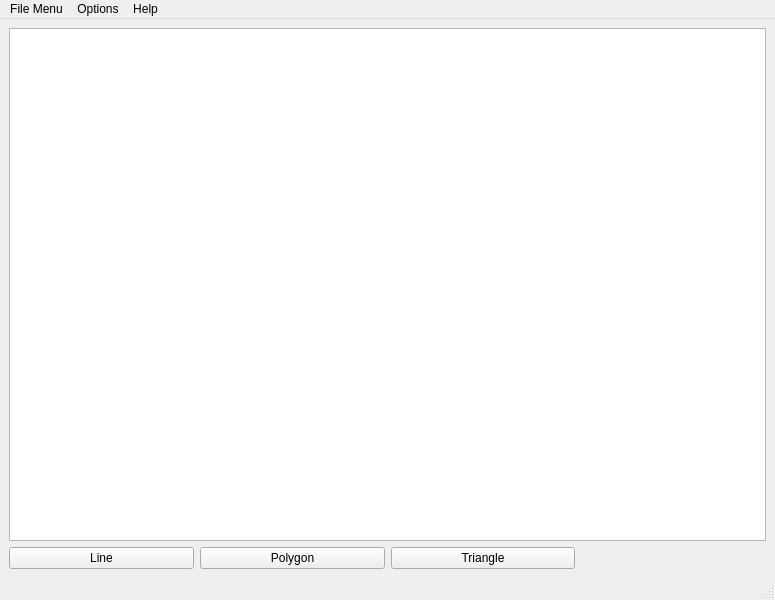
<?xml version="1.0" encoding="UTF-8"?>
<ui version="4.0">
 <class>MainWindow</class>
 <widget class="QMainWindow" name="MainWindow">
  <property name="geometry">
   <rect>
    <x>0</x>
    <y>0</y>
    <width>775</width>
    <height>600</height>
   </rect>
  </property>
  <property name="windowTitle">
   <string>GUI</string>
  </property>
  <widget class="QWidget" name="centralwidget">
   <layout class="QGridLayout" name="gridLayout">
    <item row="0" column="0" colspan="4">
     <widget class="QGraphicsView" name="graphicsView"/>
    </item>
    <item row="1" column="0">
     <widget class="QPushButton" name="Line">
      <property name="text">
       <string>Line</string>
      </property>
     </widget>
    </item>
    <item row="1" column="1">
     <widget class="QPushButton" name="Polygon">
      <property name="text">
       <string>Polygon</string>
      </property>
     </widget>
    </item>
    <item row="1" column="2">
     <widget class="QPushButton" name="Triangle">
      <property name="text">
       <string>Triangle</string>
      </property>
     </widget>
    </item>
   </layout>
  </widget>
  <widget class="QMenuBar" name="menubar">
   <property name="geometry">
    <rect>
     <x>0</x>
     <y>0</y>
     <width>775</width>
     <height>25</height>
    </rect>
   </property>
   <widget class="QMenu" name="menuFile_Menu">
    <property name="title">
     <string>File Menu</string>
    </property>
    <addaction name="separator"/>
    <addaction name="actionOpen"/>
    <addaction name="separator"/>
    <addaction name="separator"/>
    <addaction name="actionSave"/>
    <addaction name="separator"/>
    <addaction name="actionQuit"/>
   </widget>
   <widget class="QMenu" name="menuAbout">
    <property name="title">
     <string>Help</string>
    </property>
    <addaction name="separator"/>
    <addaction name="separator"/>
    <addaction name="actionAbout_GUI"/>
    <addaction name="separator"/>
    <addaction name="actionFAQ"/>
   </widget>
   <widget class="QMenu" name="menuOptions">
    <property name="title">
     <string>Options</string>
    </property>
    <addaction name="PenWidth"/>
    <addaction name="separator"/>
    <addaction name="PenColor"/>
    <addaction name="separator"/>
    <addaction name="Clear_Screen"/>
   </widget>
   <addaction name="menuFile_Menu"/>
   <addaction name="menuOptions"/>
   <addaction name="menuAbout"/>
  </widget>
  <widget class="QStatusBar" name="statusbar"/>
  <action name="actionOpen">
   <property name="text">
    <string>Open Ctrl-O</string>
   </property>
  </action>
  <action name="actionSave">
   <property name="text">
    <string>Save As Ctrl-S</string>
   </property>
  </action>
  <action name="actionSave_As">
   <property name="text">
    <string>Save</string>
   </property>
  </action>
  <action name="actionQuit">
   <property name="text">
    <string>Quit Ctrl-Q</string>
   </property>
  </action>
  <action name="actionHelp">
   <property name="text">
    <string>Help</string>
   </property>
  </action>
  <action name="actionHelp_2">
   <property name="text">
    <string>Help</string>
   </property>
  </action>
  <action name="actionAbout_GUI">
   <property name="text">
    <string>About GUI</string>
   </property>
  </action>
  <action name="actionDocumentation">
   <property name="text">
    <string>Documentation</string>
   </property>
  </action>
  <action name="actionFAQ">
   <property name="text">
    <string>FAQ</string>
   </property>
  </action>
  <action name="PenWidth">
   <property name="text">
    <string>Pen width</string>
   </property>
  </action>
  <action name="PenColor">
   <property name="text">
    <string>Pen color</string>
   </property>
  </action>
  <action name="Clear_Screen">
   <property name="text">
    <string>Clear Screen Ctrl-L</string>
   </property>
  </action>
  <action name="actionRectangle">
   <property name="text">
    <string>Rectangle</string>
   </property>
  </action>
  <action name="actionCircle">
   <property name="text">
    <string>Circle</string>
   </property>
  </action>
  <action name="actionHello">
   <property name="text">
    <string>hello</string>
   </property>
  </action>
 </widget>
 <resources/>
 <connections/>
</ui>
